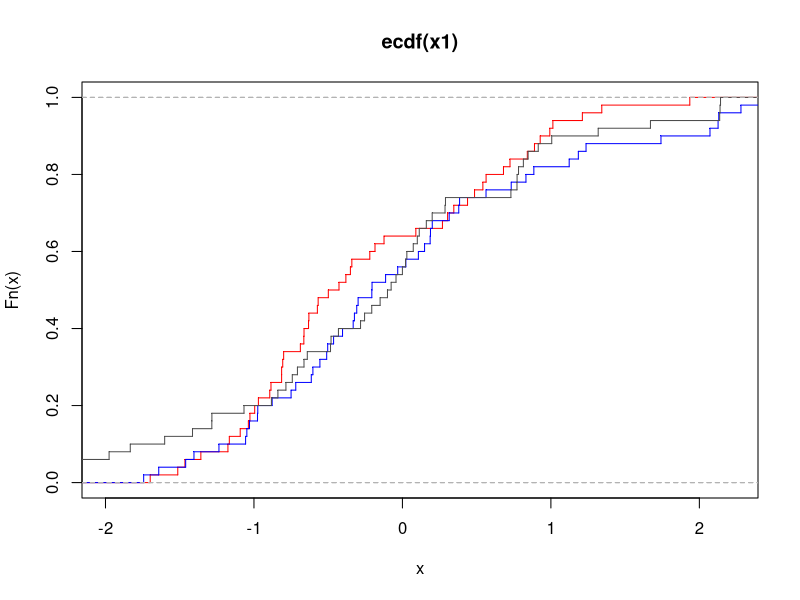
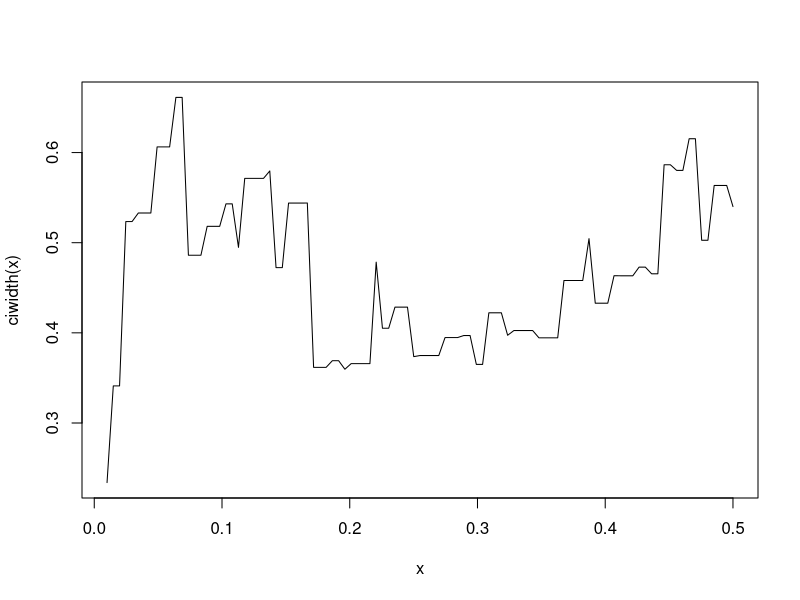
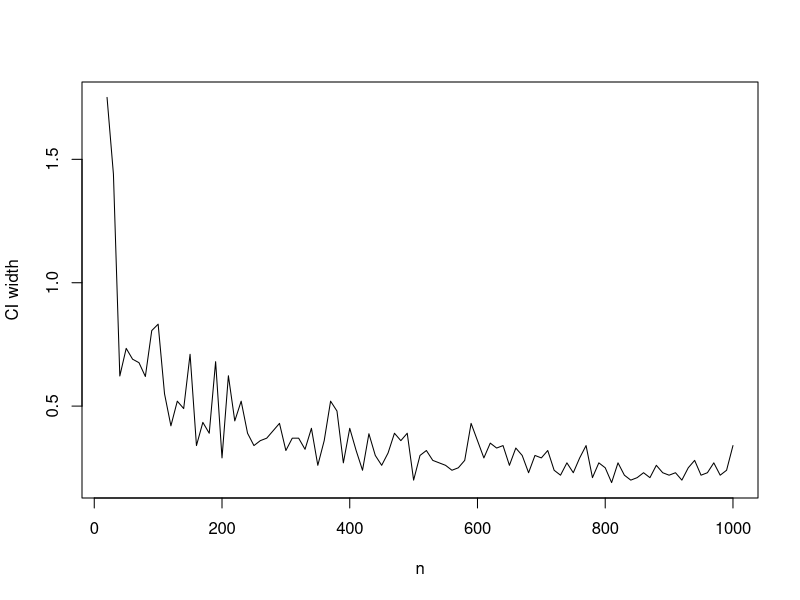
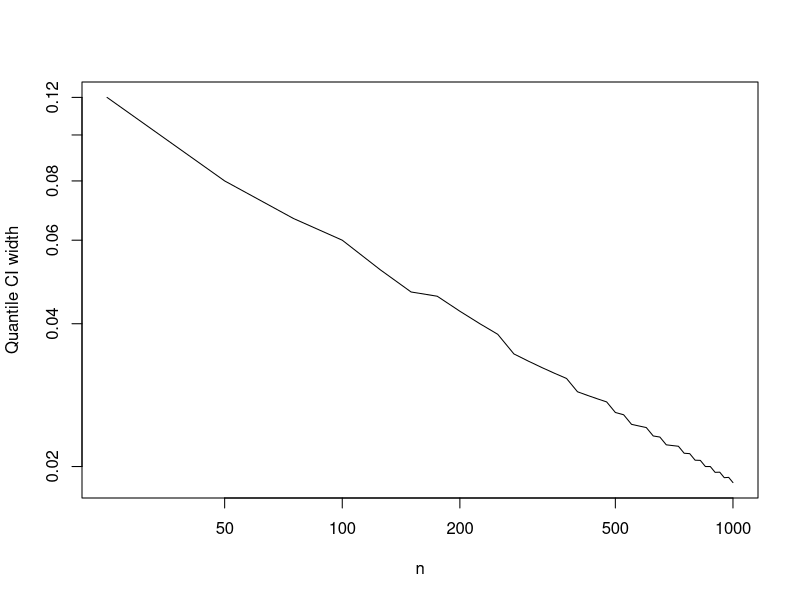

These figures' R source, in order:
## ---- chunk 1
set.seed(867-5309)
x1 <- rnorm(50)
x2 <- rnorm(50)
x3 <- rnorm(50)

sapply(list(x1,x2,x3), quantile)
plot(ecdf(x1), verticals=TRUE, pch='.', col='red')
plot(ecdf(x2), verticals=TRUE, pch='.', col='blue', add=TRUE)
plot(ecdf(x3), verticals=TRUE, pch='.', col='grey30', add=TRUE)

## ---- chunk 2
n <- 50
alpha <- 0.05
eps <- sqrt(log(sqrt(2/alpha))/n)
eps
## ---- chunk 3
n <- 50
q <- 0.1
k <- floor(n*q)
ci <- qbeta(c(0.025, 1-0.025), k+1, n-k+1)
ci
## ---- chunk 4
n <- 50
q <- 0.1
epsnorm <- 1.96 * sqrt(q*(1-q)/n)
cinorm <- q + c(-epsnorm, epsnorm)
cinorm
## ---- chunk 5
n <- length(x1)
x1r <- sort(x1)
cat(paste(signif(x1r[1:10], 3), collapse=', '), '...')
## ---- chunk 6
qci <- function(p, n, data=NULL, alpha=0.05) {
    ## We have to add 1 to k1 and k2 because x1r[1] holds k==0, x1r[2] holds k==1, etc.
    k1 <- floor(qbinom(alpha/2, n-1, p)) + 1
    k2 <- ceiling(qbinom(1-alpha/2, n-1, p)) + 1
    qvals <- c(k1, k2)       # These are the order stats that give the confidence intervals
    if(is.null(data)) {
        xvals <- c(0,0)
    }
    else {
        xvals <- signif(data[c(k1,k2)],3)      # These are the actual x values in the confidence intervals
    }
    list(qvals=qvals, xvals=xvals, ciwidth=xvals[2]-xvals[1])
}
qci(0.1, 50, x1r)
## ---- chunk 7
cat('p=0.25\n')
qci(0.25, 50, x1r)
cat('p=0.5\n')
qci(0.5, 50, x1r)
## ---- chunk 8
ciwidth <- function(x) {
    alpha <- 0.05
    k1 <- floor(qbinom(alpha/2, n-1, x))+1
    k2 <- ceiling(qbinom(1-alpha/2, n-1, x))+1
    x1r[k2]-x1r[k1]
}
curve(ciwidth, from=0.01, to=0.5)
## ---- chunk 9
x100 <- sort(rnorm(100))
x150 <- sort(rnorm(150))  # Longest data set we think we can get
x400 <- sort(rnorm(400))
## ---- chunk 10
cat('n=100\n')
qci(0.1, 100, x100)
cat('n=150\n')
qci(0.1, 150, x150)
cat('n=400\n')
qci(0.1, 400, x400)
## ---- chunk 11
ciwn <- function(n) {
    simd <- sort(rnorm(n))
    qci(0.1, n, simd)$ciwidth
}
x <- seq(20, 1000, 10)
y <- sapply(x, ciwn)
plot(x,y, type='l', xlab = 'n', ylab='CI width')
## ---- chunk 12
quantbnd <- function(n) {
    qv <- qci(0.1, n)$qvals / n  # Given the k values from the calc, k/n is the quantile estimate
    0.5*(qv[2]-qv[1])
}
x <- seq(25,1000,25)
y <- sapply(x, quantbnd)
plot(x,y, type='l', xlab='n', ylab='Quantile CI width', log='xy')
